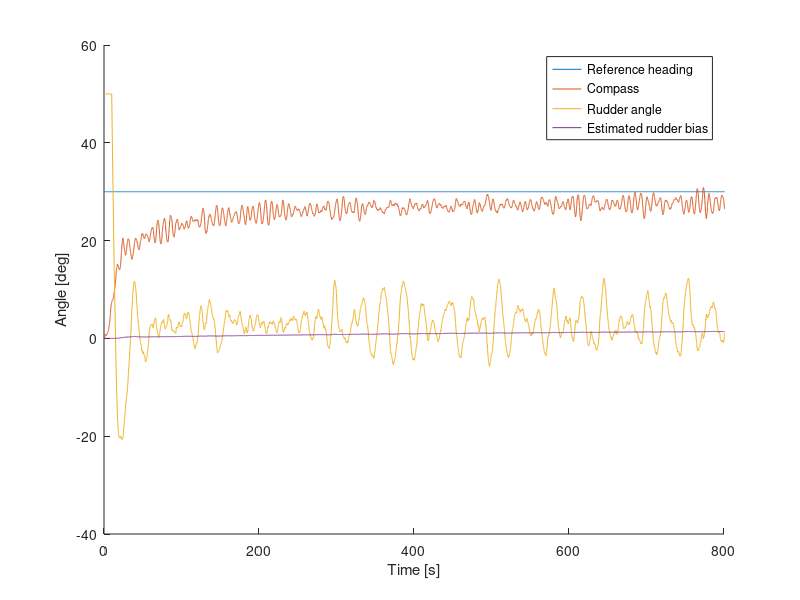

The MATLAB script that drew this image: (Note: this script raises an error after producing the figure.)
close all; hold on;

load('ref.mat');
load('Compass.mat');
load('Rudder.mat');
load('bHat.mat');

t = ref(1,:);
t1 = bHat(1,:);

h1 = plot(t, ref(2,:));
h2 = plot(t, Compass(2,:));
h3 = plot(t, Rudder(2,:));
h4 = plot(t1, bHat(2,:));
xlim([0 800]); xlabel('Time [s]'); ylabel('Angle [deg]');

legend('Reference heading','Compass','Rudder angle','Estimated rudder bias');
h1.LineWidth = 1.5;
h2.LineWidth = 2;
h4.LineWidth = 2.5; h4.LineStyle = ':';

print -depsc plotKalmanCurrent